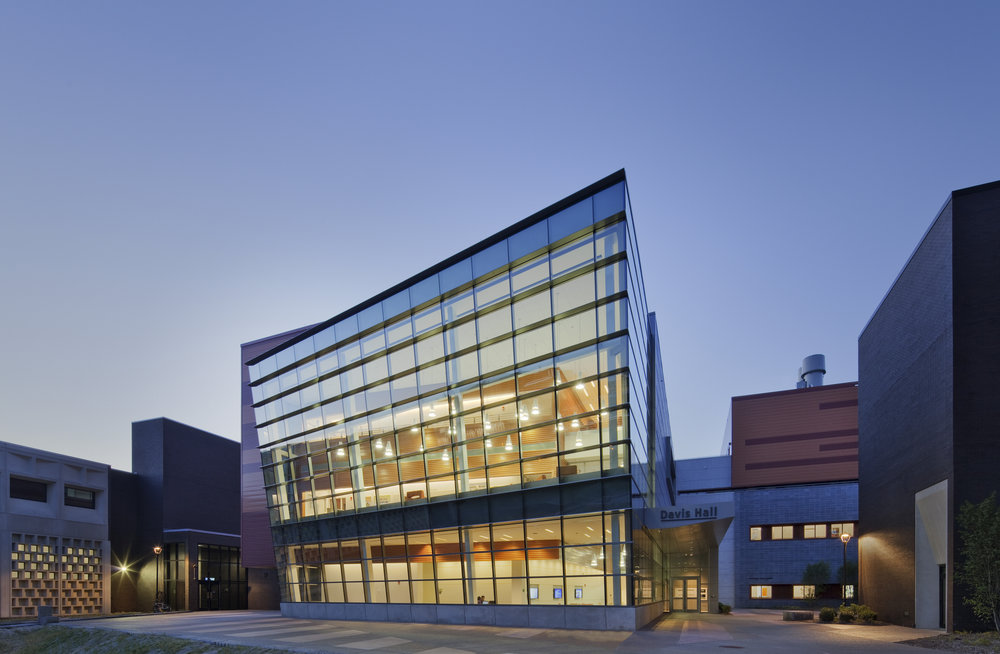
#> input picture image_processing/davis.jpg, 1000 x 654 px, found by its file name
$ python anime_to_sketch.py
#> lines starting #> are read from the running program, lines starting #| are printed output that depends on the picture
import cv2


img = cv2.imread(r"C:\Users\Naman\Desktop\CSE676-FinalProject\image_processing\davis.jpg")
#> img is the input picture: shape (654, 1000, 3); mean B, G, R 143.8, 120.4, 112.2
#print(img)
#cv2.imshow('Kakshi', img)
#cv2.waitKey(2000)

print(img.shape)
#| (654, 1000, 3)

resized_img=cv2.resize(img, (600, 600))
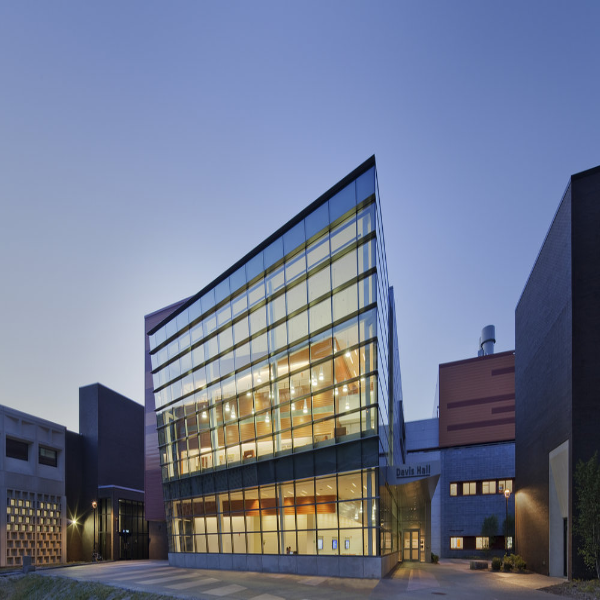
#> resized_img: shape (600, 600, 3); mean B, G, R 143.7, 120.3, 112.1
#cv2.imshow('Kakshi', resized_img)
#cv2.waitKey(2000)

rgb_2_bw=cv2.cvtColor(resized_img, cv2.COLOR_BGR2GRAY)
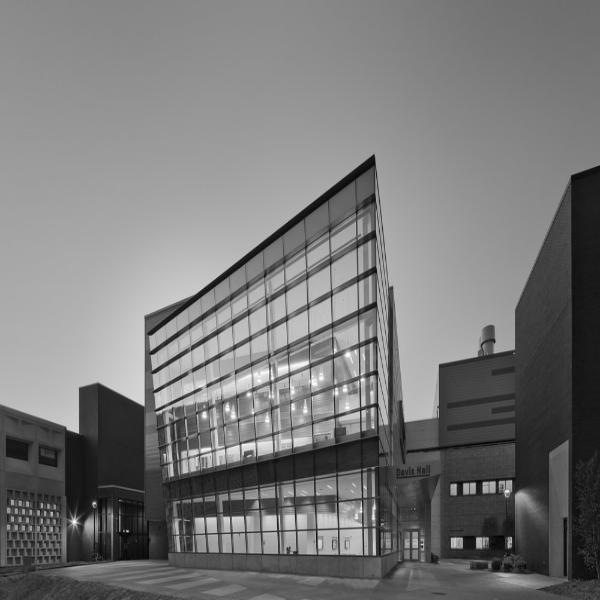
#> rgb_2_bw: shape (600, 600); min 3, max 255, mean 120.6
# [6 lines of commented-out code are left out]

img_invert = cv2.bitwise_not(rgb_2_bw)
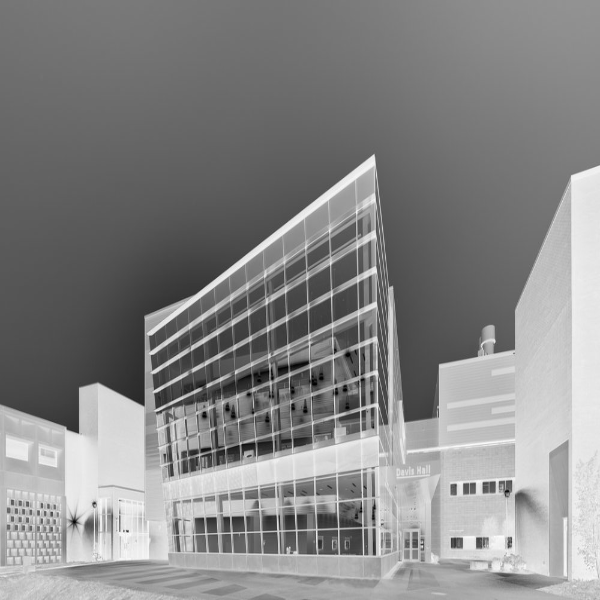
#> img_invert: shape (600, 600); min 0, max 252, mean 134.4
cv2.imshow('img',img_invert)
cv2.waitKey(5000)


gaussian_blur=cv2.GaussianBlur(img_invert, (5, 5), 0)
cv2.imshow('blur_img',gaussian_blur)
cv2.waitKey(5000)


final = cv2.divide(rgb_2_bw, 255 - gaussian_blur, scale=255)
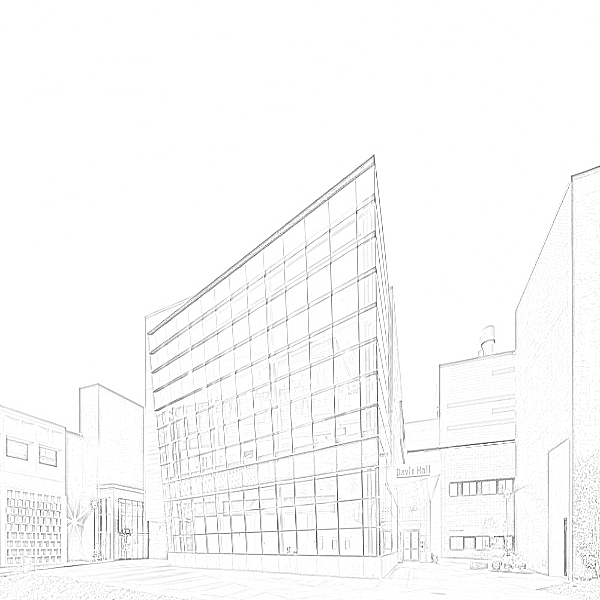
#> final: shape (600, 600); min 27, max 255, mean 249.5
cv2.imshow('sketch',final)
cv2.waitKey(5000)

cv2.imwrite('davis_sketch.jpg', final)
sketch=cv2.imread('davis_sketch.jpg')
#> sketch: shape (600, 600, 3); min 28, max 255, mean 249.4

print(final.shape)
#| (600, 600)
print(sketch.shape)
#| (600, 600, 3)

combined=cv2.hconcat([resized_img,sketch])
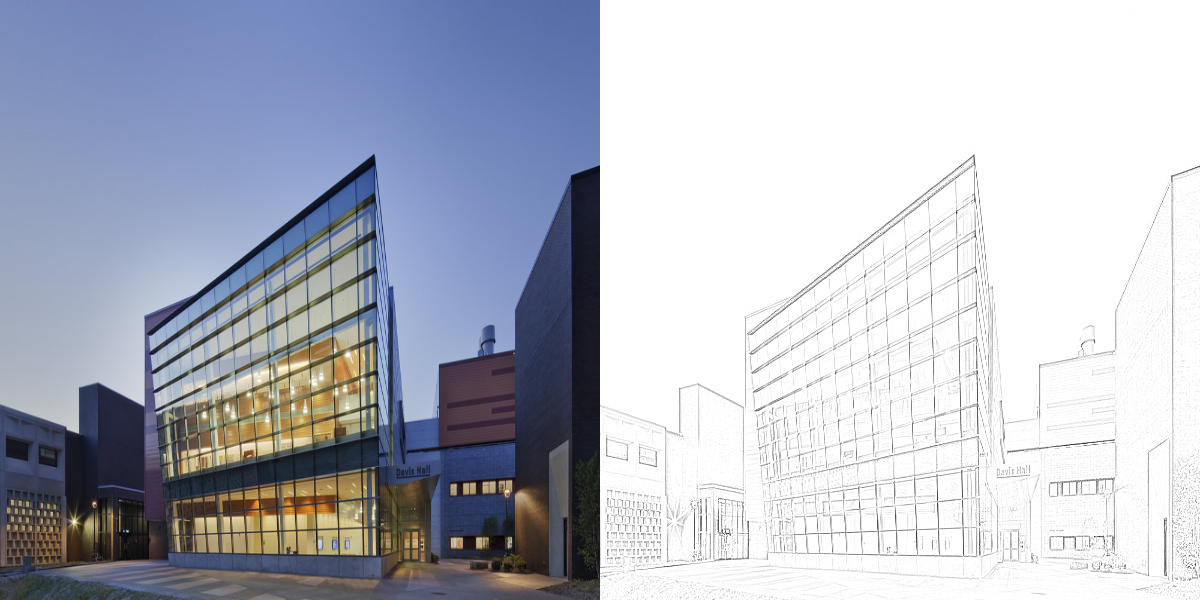
#> combined: shape (600, 1200, 3); mean B, G, R 196.6, 184.9, 180.7
cv2.imshow('combined',combined)
cv2.waitKey(5000)
cv2.imwrite('davis_sketch_combined.jpg', combined)

#print(combined.shape)

$ run again, with image_processing/ub.jpg copied over image_processing/davis.jpg
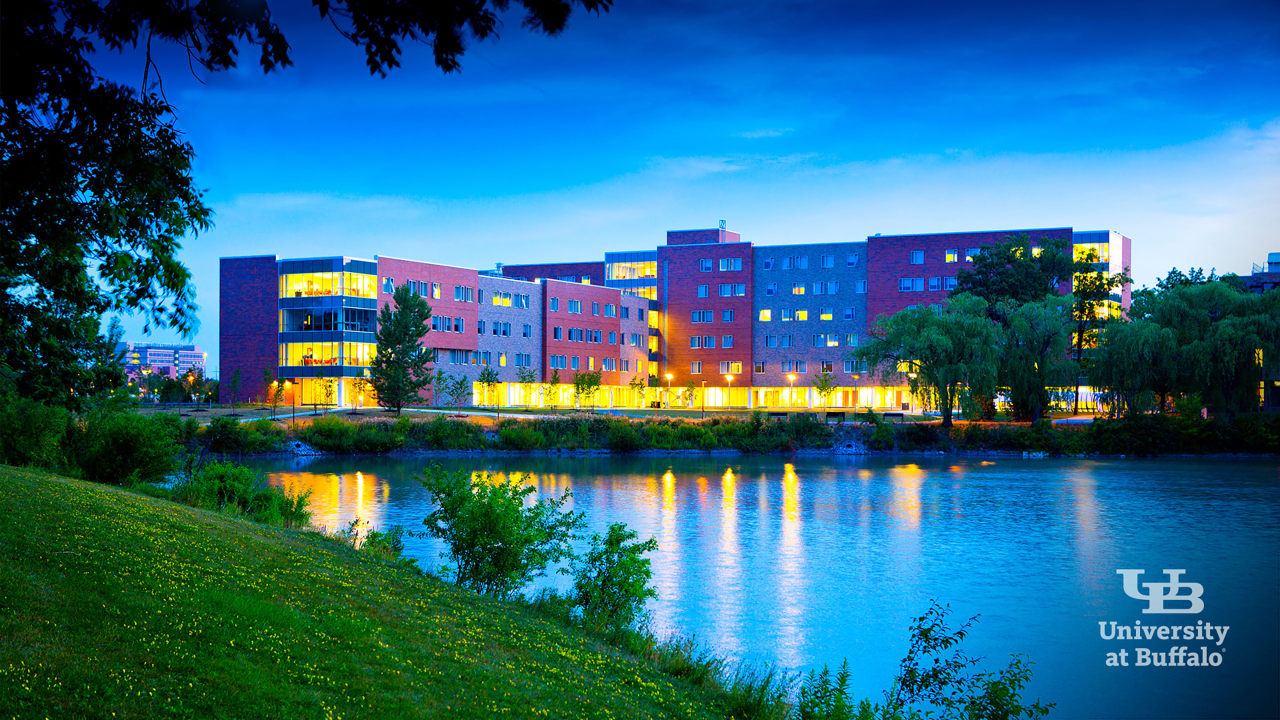
#> input picture image_processing/ub.jpg, 2560 x 1440 px, found by its file name (shown at 1/2 size)
#> img is the input picture: shape (1440, 2560, 3); mean B, G, R 132.7, 106.1, 43.9
#| (1440, 2560, 3)
#> `final = cv2.divide(rgb_2_bw, 255 - gaussian_blur, scale=255)`:
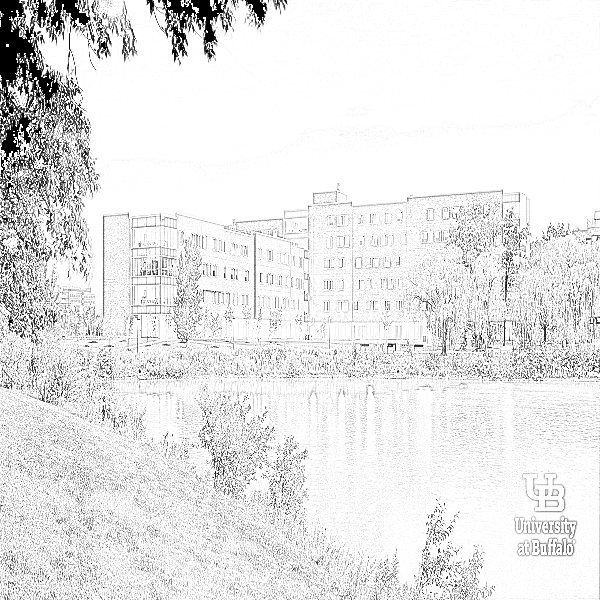
#> final: shape (600, 600); min 0, max 255, mean 231.7
#| (600, 600)
#| (600, 600, 3)
#> `combined=cv2.hconcat([resized_img,sketch])`:
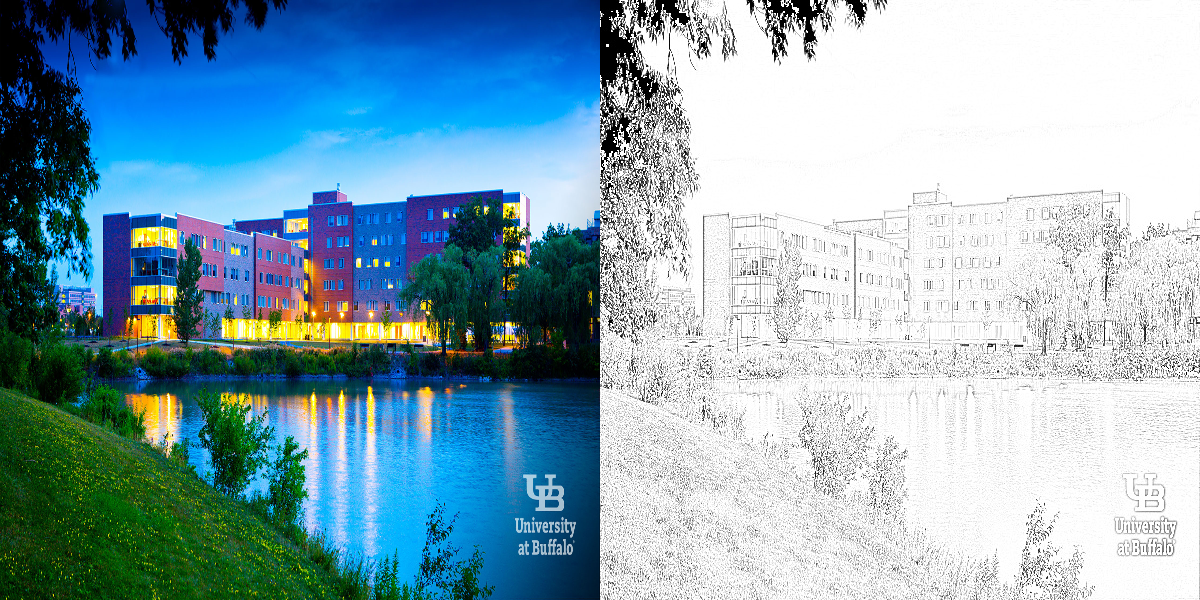
#> combined: shape (600, 1200, 3); mean B, G, R 182, 168.7, 137.6
